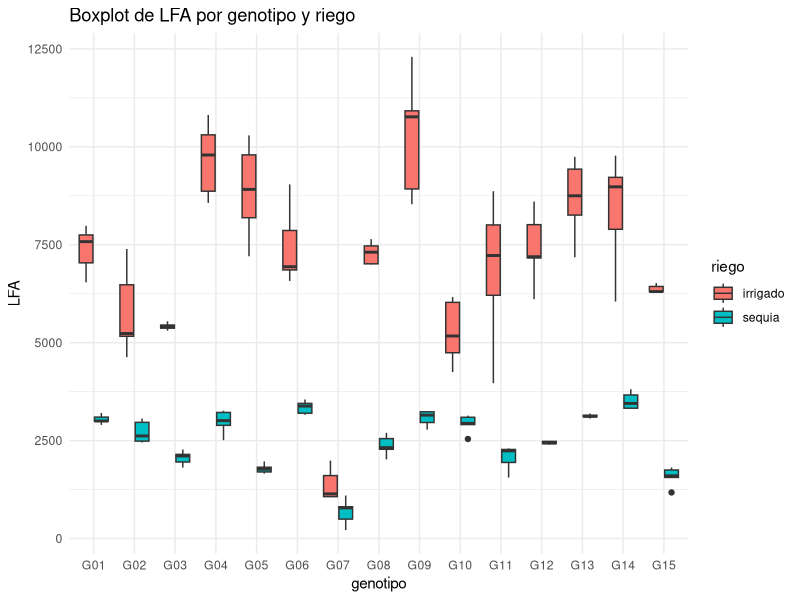

This chart was generated by the following R code:
## ---- chunk 1
1 + 1
## ---- chunk 2
#| echo: false
2 * 2
## ---- chunk 3
dss <- read.csv(file = "datos 2/LA MOLINA 2014 POTATO WUE (FB) - fb.csv", header = TRUE, sep = "," )

## ---- chunk 4
modelo <- lm(formula = lfa ~ bloque + geno + riego +riego*geno , data = dss)

anova(modelo)
str(dss)


## ---- chunk 5
library(ggplot2)
ggplot(dss, aes(x = factor(geno), y = lfa, fill = factor(riego))) +
  geom_boxplot() +
  labs(x = "genotipo" , y = "LFA" , fill = "riego") +
  theme_minimal() +
  theme(axis.tex.x = element_text(angle = 45, hjust = 1)) +
  ggtitle("Boxplot de LFA por genotipo y riego")



